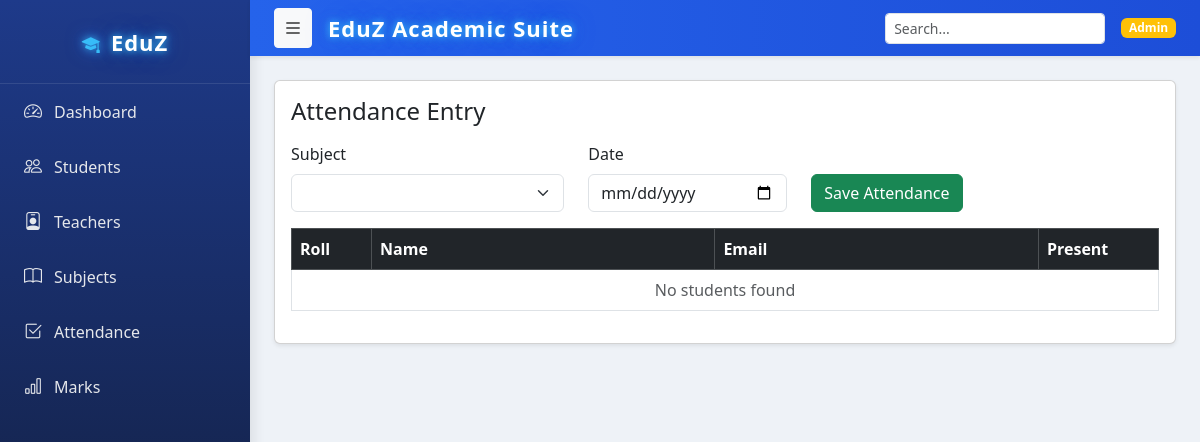
Before: /attendance/ with the older database file.
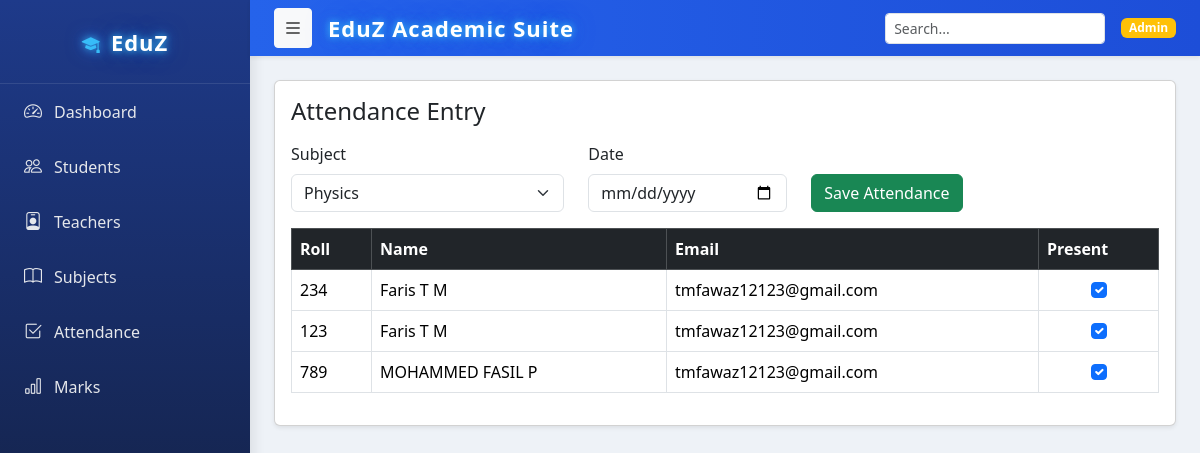
After: the same page with the newer database file.
### students/models.py (models this page shows, shortened)
class Student(models.Model):
    name = models.CharField(max_length=100)
    roll_number = models.CharField(max_length=30, unique=True)
    email = models.EmailField()
    department = models.CharField(max_length=100)

### attendance/views.py (the view, shortened to what this page needs)
# urls.py: path("", attendance_list, name="attendance_list"),
def attendance_list(request):
    students = Student.objects.all()
    subjects = Subject.objects.all()
    selected_subject = request.GET.get("subject")
    selected_date = request.GET.get("date") or date.today()
    return render(request, "attendance/list.html", {
        "students": students,
        "subjects": subjects,
        "today": selected_date
    })

### core/context_processors.py (called while the page is built)
def role_flags(request):
    if not request.user.is_authenticated:
        return {}
    return {
        "is_admin": request.user.groups.filter(name="Admin").exists(),
        "is_teacher": request.user.groups.filter(name="Teacher").exists(),
        "is_student": request.user.groups.filter(name="Student").exists(),
    }

### core/templates/attendance/list.html (shortened to what this page needs)
{% extends "base.html" %}
{% block content %}
<div class="card shadow-sm">
<div class="card-body">
<h4 class="mb-3">Attendance Entry</h4>
<form method="post">
<div class="row mb-3">
<div class="col-md-4">
<label class="form-label">Subject</label>
<select name="subject" class="form-select" required>
{% for sub in subjects %}
<option value="{{ sub.id }}">{{ sub.name }}</option>
{% endfor %}
</select>
</div>
<div class="col-md-3">
<label class="form-label">Date</label>
<input type="date" name="date" value="{{ today }}" class="form-control">
</div>
<div class="col-md-3 d-flex align-items-end">
<button class="btn btn-success">
Save Attendance
</button>
</div>
</div>
<table class="table table-bordered table-hover">
<thead class="table-dark">
<tr>
<th width="80">Roll</th>
<th>Name</th>
<th>Email</th>
<th width="120">Present</th>
</tr>
</thead>
<tbody>
{% for s in students %}
<tr>
<td>{{ s.roll_number }}</td>
<td>{{ s.name }}</td>
<td>{{ s.email }}</td>
<td class="text-center">
<input type="checkbox" name="student_{{ s.id }}" class="form-check-input" checked>
</td>
</tr>
{% empty %}
<tr>
<td colspan="4" class="text-center text-muted">
No students found
</td>
</tr>
{% endfor %}
</tbody>
</table>
</form>
</div>
</div>
{% endblock %}

### core/templates/base.html (shortened to what this page needs)
{% load static %}
<!DOCTYPE html>
<html>
<head>
<link href="https://cdn.jsdelivr.net/npm/bootstrap@5.3.2/dist/css/bootstrap.min.css" rel="stylesheet">
<link href="https://cdn.jsdelivr.net/npm/bootstrap-icons@1.11.1/font/bootstrap-icons.css" rel="stylesheet">
</head>
<body>
<div class="sidebar" id="sidebar">
<div class="sidebar-brand text-center">
<span class="glow-icon"><i class="bi bi-mortarboard-fill"></i></span>
<span class="glow-logo">EduZ</span>
</div>
<a href="/"><i class="bi bi-speedometer2"></i> Dashboard</a>
<a href="/students/"><i class="bi bi-people"></i> Students</a>
<a href="/teachers/"><i class="bi bi-person-badge"></i> Teachers</a>
<a href="/subjects/"><i class="bi bi-book"></i> Subjects</a>
<a href="/attendance/"><i class="bi bi-check2-square"></i> Attendance</a>
<a href="/marks/"><i class="bi bi-bar-chart"></i> Marks</a>
</div>
<div class="main" id="main">
<nav class="navbar navbar-expand-lg topbar shadow-sm px-4">
<div class="d-flex align-items-center gap-3">
<button class="btn btn-light btn-sm" onclick="toggleSidebar()">
<i class="bi bi-list fs-5"></i>
</button>
<span class="fw-bold glow-logo">
EduZ Academic Suite
</span>
</div>
<div class="ms-auto d-flex align-items-center gap-3">
<input class="form-control form-control-sm"
       placeholder="Search..."
       style="width:220px;">
<span class="badge bg-warning text-dark">
Admin
</span>
</div>
</nav>
<div class="p-4">
{% block content %}{% endblock %}
</div>
</div>
</body>
</html>

### core/templates/base.html (style rules this page uses)
body { background:#eef2f7; }
.sidebar { width:250px; height:100vh; position:fixed; background:linear-gradient(180deg,#1e3a8a,#0f172a); box-shadow:4px 0 12px rgba(0,0,0,0.08); transition:.3s; }
.sidebar-brand { padding:22px; font-size:20px; font-weight:700; color:white; text-align:center; border-bottom:1px solid rgba(255,255,255,.1); }
.sidebar a { display:flex; align-items:center; gap:12px; padding:14px 20px; color:#e5e7eb; text-decoration:none; font-weight:500; border-left:4px solid transparent; transition:.2s; }
.sidebar i { font-size:18px; }
.main { margin-left:250px; transition:.3s; }
.topbar { background: linear-gradient(90deg,#2563eb,#1d4ed8); color:white; }
.topbar .navbar-brand, .topbar span { color:white !important; }
.glow-logo { font-size: 22px; font-weight: 800; color: #ffffff; letter-spacing: 1px; text-shadow: 0 0 6px rgba(56,189,248,.8), 0 0 12px rgba(56,189,248,.6), 0 0 22px rgba(37,99,235,.6); }
.glow-icon { font-size: 26px; margin-right: 6px; color: #38bdf8; text-shadow: 0 0 8px rgba(56,189,248,.9), 0 0 18px rgba(37,99,235,.8); }

Changed rows visible on the page:
added Student: roll_number "234", name "Faris T M", email "tmfawaz12123@gmail.com"
added Student: roll_number "123", name "Faris T M", email "tmfawaz12123@gmail.com"
added Student: roll_number "789", name "MOHAMMED FASIL P", email "tmfawaz12123@gmail.com"
Other visible differences:
form field subject: (not shown) → "Physics"
text no longer shown: "No students found"
